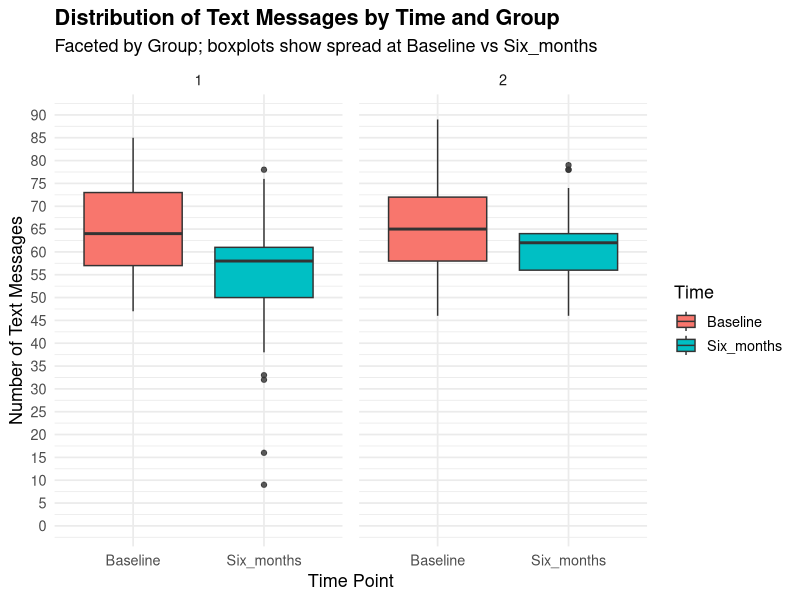
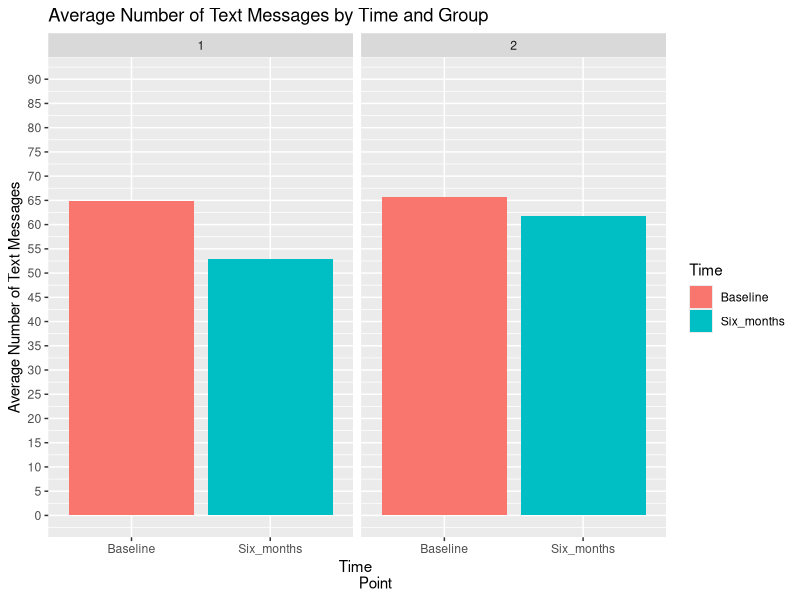

Source code (R) for these figures, in order:
## ---- chunk 1
knitr::opts_chunk$set(echo = TRUE)
## ---- chunk 2
# First, we will want to install the appropriate packages "tidyr" and "ggplot2"
# and then utilize the library() function to load in the packages and their
# dependencies. We also will name an object "text" and read the .csv file
# TextMessages unto it, upon which we will generate our visual summaries
# and run the relevant descriptive statistics. 

text <- read.csv("TextMessages.csv")
#install.packages("ggplot2")
library(ggplot2)
#install.packages("tidyr")
library(tidyr)
library(dplyr)

## ---- chunk 3

# To get a quick understanding of the exact names of the variables involved, 
# we can simply run the names() function, followed by the glimpse() command, to
# ensure that the data are in order and accurately reflect the csv file. 
names(text)
glimpse(text)

# We want to first covert the variables Baseline and Six_months into numeric
# format, to ensure that they can be utilized for quantitative analyses and 
# visualizations. We then need to reshape the dataset from wide format to 
# long format, using the pivot_longer() command. In the original wide structure,
# each participant featured separate columns for the number of text messages
# sent at Baseline and at Six months. After reshaping, these two columns are 
# combined into a single variable called TextMessages, with a corresponding
# Time variable, which indicates whether each observation came from the 
# Baseline or Six-month time point. This transformation will serve to make
# the data tidy, which is ideal for plotting/faceting and conducting
# group/time comparisons within ggplot2.

text_long <- text %>% mutate(Baseline = as.numeric(Baseline),
    Six_months = as.numeric(Six_months)) %>% pivot_longer(
    cols = c(Baseline, Six_months),
    names_to = "Time",
    values_to = "TextMessages")

# We want to refine the structure by explicitly converting key variables into
# factors with defined levels. The Time variable (split between indication of
# Baseline or Six months) will be converted into a factor and ordered, so that
# Baseline appears first, ensuring consistency in the plots. The Group variable
# will also be converted into a factor, so that it represents categorical data
# rather than numeric values. In defining these variables as factors, we 
# ensure that ggplot2 treats them as categorical axes rather than continuous 
# scales. 

text_long <- text_long %>% mutate(Time  = factor(Time, 
    levels = c("Baseline", "Six_months")),
    Group = as.factor(Group))

# VISUALIZATION 1: 

# We want to generate a set of faceted boxplots that display the distribution
# of texts across the two time points for each participant group. The function
# ggplot() will map Time to the x-axis, TextMessages to the y-axis, and Time
# to the fill color, to create distinction between the periods. We will then
# utilize the geom_boxplot() layer to create boxplots that show the central
# tendency, variability, and potential outliers. The facet_wrap(~ Group) 
# function produces separate panels for each group, allowing for side-by-side
# comparisons for texting behaviors. 
  
boxplot1 <- ggplot(text_long, aes(x = Time, y = TextMessages, fill = Time)) +
  geom_boxplot(outlier.alpha = 0.8) + facet_wrap(~ Group) + labs(
  title = "Distribution of Text Messages by Time and Group",
  subtitle = "Faceted by Group; boxplots show spread at Baseline vs Six_months",
    x = "Time Point",
    y = "Number of Text Messages",
    fill = "Time") + scale_y_continuous(limits = c(0, 90), 
    breaks = seq(0, 90, by = 5)) + theme_minimal(base_size = 13) + theme(
    plot.title = element_text(face = "bold"),
    panel.spacing = unit(12, "pt"))
print(boxplot1)

# The faceted boxplots illustrate the distribution of text counts, for each
# participant Group (1, 2) across two time points (Baseline, Six_months).
# In both groups, the median number of text messages is moderately high, with
# slightly greater variability at Baseline, as compared to Six months (indicated
# by the wider interquartile range and the presence of a few lower outliers). 
# Across groups, the pattern suggests a small decline in text frequency over
# time, with the central tendencies remaining fairly consistent.
# The consistency of medians across groups and the overlapping interquartile
# rages thus indicate that no dramatic behavioral shift occurred, with a rather
# gradual convergence toward more uniform texting patterns over time (as  
# indicated by the compactness of the boxes at the Six_months mark). The  
# whiskers demonstrate that most of the values fall within a similar overall 
# range. 



## ---- chunk 4
# create stratified bar charts of text messages Group and Time using our 
# converted data file text_long from above. We want to generate a set of faceted
# bar charts that display the distribution of texts across the two time points 
# for each participant group. Using the function ggplot to map the variable
# Time that we created to the x-axis and the variable TextMessages to the 
# y-axis, we generate these bar charts. We also utilized Time to differentiate 
# the fill color of each time period (Baseline and Six_months). geom_bar() 
# creates bar charts where the height of the bar proportional to the number of
# cases in each group, showing us the average number of text messages sent by 
# each group at each time period. Finally, using facet_wrap(~ Group) function 
# produces separate panels for each group, allowing us to generate side-by-side
# comparisons.

barchart <- ggplot(text_long, aes(x = Time, y = TextMessages, fill = Time)) +
    geom_bar(stat = "summary", fun = "mean", position = "dodge") +
    facet_wrap(~ Group) +
    labs(title = "Average Number of Text Messages by Time and Group", x = "Time 
         Point", y = "Average Number of Text Messages", fill = "Time") +
    scale_y_continuous(limits = c(0,90), breaks = seq(from = 0, to = 90, by = 
                                                        5))

# view bar chart
barchart

# This plot shows the average number of text messages sent in each group, at 
# both the baseline and six month mark of the observational period. On the left 
# side, we see Group 1, who sent an approximate average of 65 texts at the 
# beginning of the observational period and an approximate average of 53 text
# messages sent at the six month mark. On the right side, we see Group 2, who 
# also sent an approximate average of 65 text messages at the beginning of the 
# observational period, and an approximate average of 62 text messages at the 
# six month mark. From this plot, it seems that both groups had a decline in
# the amount of texting they did, with Group 1 having a steeper decline between 
# the beginning of the observational period and the six month mark.

## ---- chunk 5

# compute summary statistics by Group and Time to examine the number of text 
# messages sent by participants in each group at baseline and at six months.
summary_stats <- text_long %>%
  group_by(Group, Time) %>%
  summarise(
    n = n(),
    mean = mean(TextMessages),
    sd = sd(TextMessages),
    min = min(TextMessages),
    max = max(TextMessages))

# view results
print(summary_stats)

# For Group 1, the mean number of text messages decreased from 64.84 
# (SD = 10.68) at baseline to 52.96 (SD = 16.33) at six months, suggesting a 
# reduction in texting activity over time. Message counts ranged from 47 to 85 
# at baseline and from 9 to 78 at six months, the largest range in our data. For
# Group 2, the mean number of text messages showed a smaller decline, from 65.60
# (SD = 10.84) at baseline to 61.84 (SD = 9.41) at six months. Message counts 
# ranged from 46 to 89 at baseline and from 46 to 79 at six months. Overall, 
# both groups exhibited a decrease in texting activity over the six-month 
# period, with Group 1 seeming to show a larger reduction on average than Group 
# 2. This could be a point of further analysis.


# The collective of the findings from the graphics and summary statistics 
# present a consistent narrative about participants’ texting behaviors over the 
# six month observation period. Both visualizations reveal that text message 
# frequency declined slightly from Baseline to Six_months in both groups, with 
# Group 1 showing a more pronounced decrease. The summary statistics reinforce 
# these patterns, as Group 1’s mean text count dropped from ~64.84 to 52.96, 
# while Group 2’s mean declined more modestly from 65.60 to 61.84. The boxplots 
# further illustrate that the variability in texting behavior decreased at the 
# Six_month mark, pointing to activity levels becoming more consistent over time. 
# The results suggest that while both groups maintained broadly similar 
# communication habits, there was a subtle overall reduction in texting activity, 
# and a convergence toward greater behavioral consistency across the two time 
# points, with only mild group-level differences in degree of change.   



